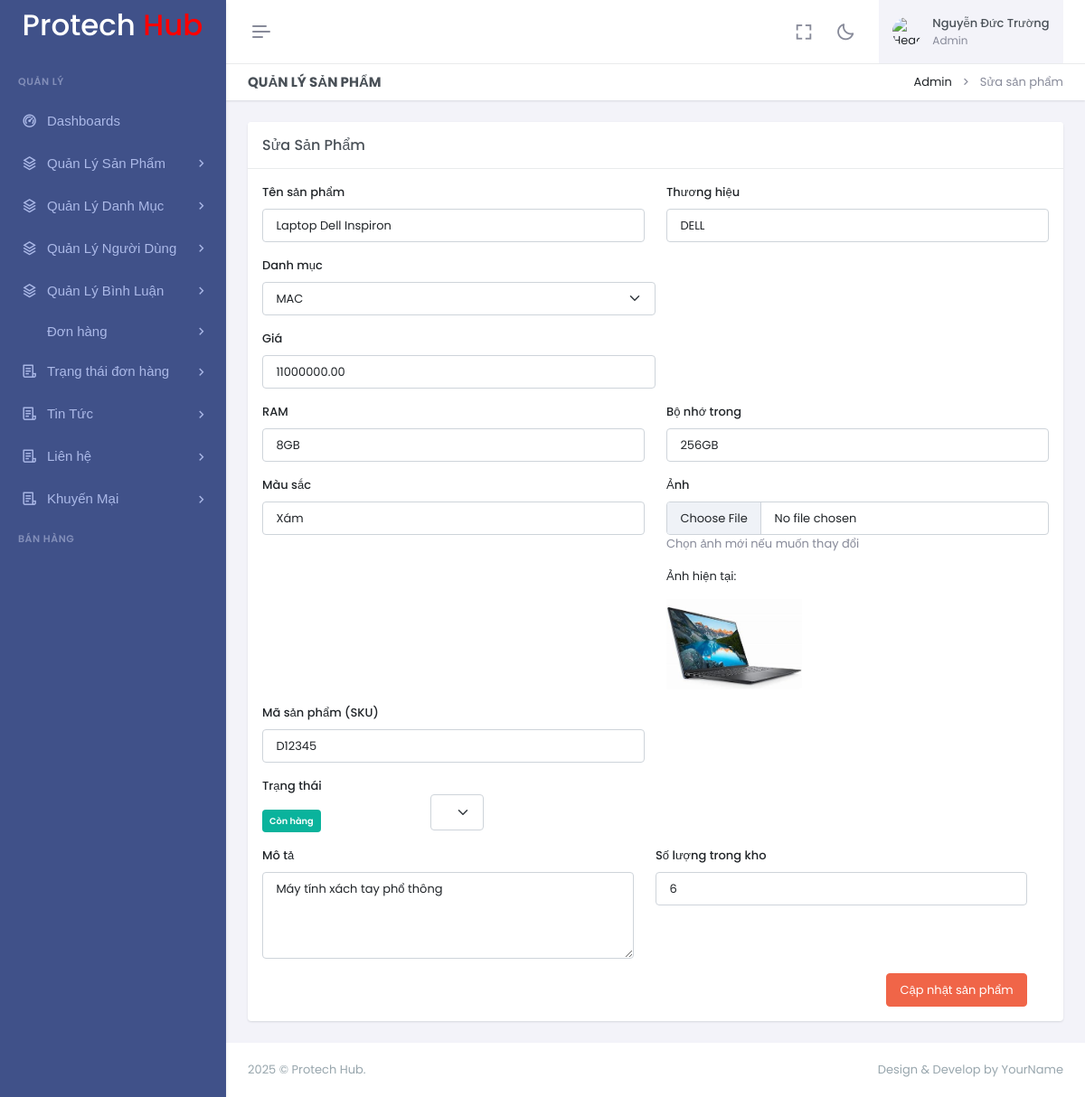
The page /admin/index.php?act=products/edit&id=1 (signed in) on the database its author committed.
### tables this page shows
CREATE TABLE `products` (
  `ma_san_pham` varchar(256) NOT NULL,
  `product_id` int NOT NULL,
  `name` varchar(256) NOT NULL,
  `brand` varchar(256) DEFAULT NULL,
  `category_id` int DEFAULT NULL,
  `description` varchar(256) NOT NULL,
  `ram` varchar(355) DEFAULT NULL,
  `storage` varchar(256) NOT NULL,
  `color` varchar(256) DEFAULT NULL,
  `image_url` varchar(256) DEFAULT NULL,
  `price` decimal(15,2) NOT NULL,
  `sku` varchar(256) DEFAULT NULL,
  `status` tinyint(1) NOT NULL,
  `stock_quantity` int NOT NULL
);

CREATE TABLE `danh_mucs` (
  `id` int NOT NULL,
  `ten_danh_muc` varchar(255) NOT NULL
);

### commons/function.php (called while the page is built)
<?php
function connectDB() {
    $host = DB_HOST;
    $port = DB_PORT;
    $dbname = DB_NAME;
    try {
        $conn = new PDO("mysql:host=$host;port=$port;dbname=$dbname", DB_USERNAME, DB_PASSWORD);
        $conn->setAttribute(PDO::ATTR_ERRMODE, PDO::ERRMODE_EXCEPTION);
        $conn->setAttribute(PDO::ATTR_DEFAULT_FETCH_MODE, PDO::FETCH_ASSOC);
        return $conn;
    } catch (PDOException $e) {
        echo ("Connection failed: " . $e->getMessage());
    }
}

### admin/models/ProductModel.php (called while the page is built, shortened)
<?php
class Product
{
    private $conn;
    public function __construct()
    {
        $this->conn = connectDB();
    }
    public function getById($id)
    {
        $sql = "SELECT p.*, c.ten_danh_muc
                FROM products p
                LEFT JOIN danh_mucs c ON p.category_id = c.id
                WHERE p.product_id = :id";
        $stmt = $this->conn->prepare($sql);
        $stmt->execute(['id' => $id]);
        return $stmt->fetch();
    }
}
?>

### admin/models/DanhMuc.php (called while the page is built, shortened)
<?php
class DanhMuc
{
    private $conn;
    public function __construct()
    {
        $this->conn = connectDB();
    }
    public function getAll()
    {
        $sql = "SELECT * FROM danh_mucs";
        $stmt = $this->conn->prepare($sql);
        $stmt->execute();
        return $stmt->fetchAll();
    }
}
?>

### admin/views/products/edit.php (the view, shortened to what this page needs)
<!doctype html>
<html lang="en" data-layout="vertical" data-topbar="light" data-sidebar="dark" data-sidebar-size="lg"
    data-sidebar-image="none" data-preloader="disable" data-theme="default" data-theme-colors="default">
<head>
    <?php
    require_once "views/layouts/libs_css.php";
    ?>
</head>
<body>
    <div id="layout-wrapper">
        <?php
        require_once "views/layouts/header.php";
        require_once "views/layouts/siderbar.php";
        ?>
        <div class="main-content">
            <div class="page-content">
                <div class="container-fluid">
                    <div class="row">
                        <div class="col-12">
                            <div
                                class="page-title-box d-sm-flex align-items-center justify-content-between bg-galaxy-transparent">
                                <h4 class="mb-sm-0">Quản lý sản phẩm</h4>
                                <div class="page-title-right">
                                    <ol class="breadcrumb m-0">
                                        <li class="breadcrumb-item"><a href="javascript: void(0);">Admin</a></li>
                                        <li class="breadcrumb-item active">Sửa sản phẩm</li>
                                    </ol>
                                </div>
                            </div>
                        </div>
                    </div>
                    <div class="row">
                        <div class="col">
                            <div class="h-100">
                                <div class="card">
                                    <div class="card-header align-items-center d-flex">
                                        <h4 class="card-title mb-0 flex-grow-1">Sửa Sản Phẩm</h4>
                                    </div>
                                    <div class="card-body">
                                        <div class="live-preview">
                                            <form action="?act=products/edit&id=<?php echo $product['product_id']; ?>" method="POST"
                                                enctype="multipart/form-data">
                                                <div class="row">
                                                    <div class="col-md-6">
                                                        <div class="mb-3">
                                                            <label for="name" class="form-label">Tên sản phẩm</label>
                                                            <input type="text" class="form-control" id="name" name="name"
                                                                value="<?php echo $product['name']; ?>" required>
                                                        </div>
                                                    </div>
                                                    <div class="col-md-6">
                                                        <div class="mb-3">
                                                            <label for="brand" class="form-label">Thương hiệu</label>
                                                            <input type="text" class="form-control" id="brand" name="brand"
                                                                value="<?php echo $product['brand']; ?>" required>
                                                        </div>
                                                    </div>
                                                </div>
                                                <div class="col-md-6">
                                                        <div class="mb-3">
                                                            <label for="danh_mucs" class="form-label">Danh mục</label>
                                                            <select class="form-select" id="danh_mucs"
                                                                name="category_id" required>
                                                                <?php foreach ($categories as $category): ?>
                                                                    <option value="<?php echo $category['id']; ?>"
                                                                        <?php echo ($product['category_id'] == $category['id']) ? 'selected' : ''; ?>>
                                                                        <?php echo $category['ten_danh_muc']; ?>
                                                                    </option>
                                                                <?php endforeach; ?>
                                                            </select>
                                                        </div>
                                                    </div>
                                                    <div class="col-md-6">
                                                        <div class="mb-3">
                                                            <label for="price" class="form-label">Giá</label>
                                                            <input type="number" class="form-control" id="price" name="price"
                                                                value="<?php echo $product['price']; ?>" required>
                                                        </div>
                                                    </div>
                                                </div>
                                                <div class="row">
                                                    <div class="col-md-6">
                                                        <div class="mb-3">
                                                            <label for="ram" class="form-label">RAM</label>
                                                            <input type="text" class="form-control" id="ram" name="ram"
                                                                value="<?php echo $product['ram']; ?>" required>
                                                        </div>
                                                    </div>
                                                    <div class="col-md-6">
                                                        <div class="mb-3">
                                                            <label for="storage" class="form-label">Bộ nhớ trong</label>
                                                            <input type="text" class="form-control" id="storage" name="storage"
                                                                value="<?php echo $product['storage']; ?>" required>
                                                        </div>
                                                    </div>
                                                </div>
                                                <div class="row">
                                                    <div class="col-md-6">
                                                        <div class="mb-3">
                                                            <label for="color" class="form-label">Màu sắc</label>
                                                            <input type="text" class="form-control" id="color" name="color"
                                                                value="<?php echo $product['color']; ?>" required>
                                                        </div>
                                                    </div>
                                                    <div class="col-md-6">
                                                        <div class="mb-3">
                                                            <label for="image" class="form-label">Ảnh</label>
                                                            <input type="file" class="form-control" id="image"
                                                                name="image" accept="image/*">
                                                            <p class="text-muted">Chọn ảnh mới nếu muốn thay đổi</p>
                                                            <?php if ($product['image_url']): ?>
                                                                <div>
                                                                    <p>Ảnh hiện tại:</p>
                                                                    <img src="<?php echo $product['image_url']; ?>"
                                                                        alt="Current Image" style="max-width: 150px;">
                                                                </div>
                                                            <?php endif; ?>
                                                        </div>
                                                    </div>
                                                </div>
                                                <div class="row">
                                                    <div class="col-md-6">
                                                        <div class="mb-3">
                                                            <label for="sku" class="form-label">Mã sản phẩm (SKU)</label>
                                                            <input type="text" class="form-control" id="sku" name="sku"
                                                                value="<?php echo $product['sku']; ?>" required>
                                                        </div>
                                                    </div>
                                                    <div class="row">
                                                        <div class="col-md-6">
                                                            <div class="mb-3">
                                                                <label for="status" class="form-label">Trạng thái</label>
                                                                <select class="form-select" id="status" name="status" required>
                                                                    <option value="1" <?php echo ($product['status'] == '1') ? 'selected' : ''; ?>>
                                                                        Còn hàng
                                                                    </option>
                                                                </select>
                                                                <div class="mt-2">
                                                                    <?php
                                                                    $statusClass = ($product['status'] == '1') ? 'bg-success' : 'bg-danger';
                                                                    $statusText = ($product['status'] == '1') ? 'Còn hàng' : 'Hết hàng';
                                                                    ?>
                                                                    <span class="badge <?php echo $statusClass; ?> p-2"><?php echo $statusText; ?></span>
                                                                </div>
                                                            </div>
                                                        </div>
                                                    </div>
                                                    <div class="row">
                                                        <div class="col-md-6">
                                                            <div class="mb-3">
                                                                <label for="description" class="form-label">Mô tả</label>
                                                                <textarea class="form-control" id="description" name="description" rows="4" required><?php echo $product['description']; ?></textarea>
                                                            </div>
                                                        </div>
                                                        <div class="col-md-6">
                                                            <div class="mb-3">
                                                                <label for="stock_quantity" class="form-label">Số lượng trong kho</label>
                                                                <input type="number" class="form-control" id="stock_quantity" name="stock_quantity"
                                                                    value="<?php echo $product['stock_quantity']; ?>" required>
                                                            </div>
                                                        </div>
                                                    </div>
                                                    <div class="row">
                                                        <div class="col-lg-12">
                                                            <div class="text-end">
                                                                <button type="submit" class="btn btn-danger">Cập nhật sản phẩm</button>
                                                            </div>
                                                        </div>
                                                    </div>
                                        </div>
                                    </div>
                                </div>
                            </div>
                        </div>
                    </div>
                </div>
            </div>
        </div>
        <footer class="footer">
            <div class="container-fluid">
                <div class="row">
                    <div class="col-sm-6">
                         © Protech Hub.
                    </div>
                    <div class="col-sm-6">
                        <div class="text-sm-end d-none d-sm-block">
                            Design & Develop by YourName
                        </div>
                    </div>
                </div>
            </div>
        </footer>
    </div>
</body>
</html>

### rows shown on the page
products: name "Laptop Dell Inspiron", brand "DELL", category_id "MAC", price "11000000.00", ram "8GB", storage "256GB", color "Xám", image_url (picture), sku "D12345", status "Còn hàng", description "Máy tính xách tay phổ thông", stock_quantity "6"

### other values the page prints
$_SESSION['user'] "Nguyễn Đức Trường"
